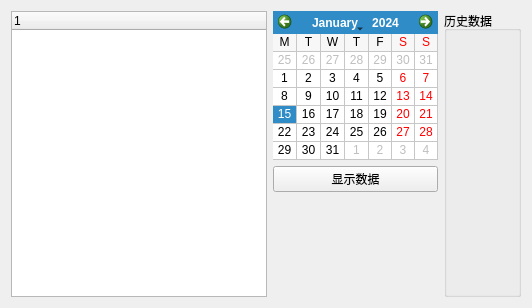
            <widget class="QWidget" name="page_8">
             <layout class="QGridLayout" name="gridLayout_10">
              <item row="1" column="1">
               <widget class="QPushButton" name="historyDisBtn">
                <property name="sizePolicy">
                 <sizepolicy hsizetype="Preferred" vsizetype="Preferred">
                  <horstretch>0</horstretch>
                  <verstretch>0</verstretch>
                 </sizepolicy>
                </property>
                <property name="text">
                 <string>显示数据</string>
                </property>
               </widget>
              </item>
              <item row="0" column="1">
               <widget class="QCalendarWidget" name="calendarWidget">
                <property name="sizePolicy">
                 <sizepolicy hsizetype="Maximum" vsizetype="Preferred">
                  <horstretch>0</horstretch>
                  <verstretch>0</verstretch>
                 </sizepolicy>
                </property>
                <property name="mouseTracking">
                 <bool>false</bool>
                </property>
                <property name="gridVisible">
                 <bool>true</bool>
                </property>
                <property name="selectionMode">
                 <enum>QCalendarWidget::SingleSelection</enum>
                </property>
                <property name="horizontalHeaderFormat">
                 <enum>QCalendarWidget::SingleLetterDayNames</enum>
                </property>
                <property name="verticalHeaderFormat">
                 <enum>QCalendarWidget::NoVerticalHeader</enum>
                </property>
               </widget>
              </item>
              <item row="2" column="1">
               <spacer name="verticalSpacer_17">
                <property name="orientation">
                 <enum>Qt::Vertical</enum>
                </property>
                <property name="sizeHint" stdset="0">
                 <size>
                  <width>20</width>
                  <height>40</height>
                 </size>
                </property>
               </spacer>
              </item>
              <item row="0" column="0" rowspan="3">
               <widget class="QTreeWidget" name="treeWidget">
                <property name="sizePolicy">
                 <sizepolicy hsizetype="Preferred" vsizetype="Expanding">
                  <horstretch>0</horstretch>
                  <verstretch>0</verstretch>
                 </sizepolicy>
                </property>
                <column>
                 <property name="text">
                  <string notr="true">1</string>
                 </property>
                </column>
               </widget>
              </item>
              <item row="0" column="2" rowspan="3">
               <widget class="QGroupBox" name="groupBox_4">
                <property name="title">
                 <string>历史数据</string>
                </property>
                <layout class="QGridLayout" name="gridLayout_11">
                 <item row="0" column="2" rowspan="2">
                  <layout class="QGridLayout" name="gridLayout_15">
                   <item row="0" column="0">
                    <spacer name="verticalSpacer_14">
                     <property name="orientation">
                      <enum>Qt::Vertical</enum>
                     </property>
                     <property name="sizeType">
                      <enum>QSizePolicy::Fixed</enum>
                     </property>
                     <property name="sizeHint" stdset="0">
                      <size>
                       <width>5</width>
                       <height>200</height>
                      </size>
                     </property>
                    </spacer>
                   </item>
                   <item row="1" column="0">
                    <spacer name="verticalSpacer_18">
                     <property name="orientation">
                      <enum>Qt::Vertical</enum>
                     </property>
                     <property name="sizeType">
                      <enum>QSizePolicy::Expanding</enum>
                     </property>
                     <property name="sizeHint" stdset="0">
                      <size>
                       <width>5</width>
                       <height>40</height>
                      </size>
                     </property>
                    </spacer>
                   </item>
                   <item row="2" column="2">
                    <spacer name="horizontalSpacer_34">
                     <property name="orientation">
                      <enum>Qt::Horizontal</enum>
                     </property>
                     <property name="sizeHint" stdset="0">
                      <size>
                       <width>40</width>
                       <height>5</height>
                      </size>
                     </property>
                    </spacer>
                   </item>
                   <item row="2" column="0">
                    <spacer name="verticalSpacer_19">
                     <property name="orientation">
                      <enum>Qt::Vertical</enum>
                     </property>
                     <property name="sizeType">
                      <enum>QSizePolicy::Fixed</enum>
                     </property>
                     <property name="sizeHint" stdset="0">
                      <size>
                       <width>5</width>
                       <height>5</height>
                      </size>
                     </property>
                    </spacer>
                   </item>
                   <item row="0" column="2">
                    <widget class="QWidget" name="widget" native="true">
                     <layout class="QGridLayout" name="gridLayout_17">
                      <property name="leftMargin">
                       <number>0</number>
                      </property>
                      <property name="topMargin">
                       <number>0</number>
                      </property>
                      <property name="rightMargin">
                       <number>0</number>
                      </property>
                      <property name="bottomMargin">
                       <number>0</number>
                      </property>
                      <item row="0" column="0">
                       <layout class="QVBoxLayout" name="historyLayout"/>
                      </item>
                     </layout>
                    </widget>
                   </item>
                  </layout>
                 </item>
                </layout>
               </widget>
              </item>
             </layout>
            </widget>
